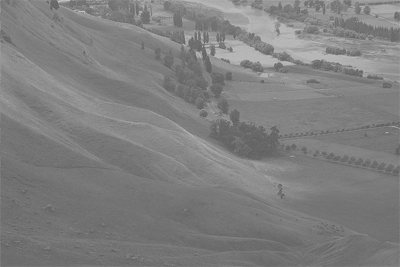
%> input picture lab3-HistogramEqualization/hist2.bmp, 400 x 267 px
$ octave operations_on_real_images.m   (GNU Octave 9; MATLAB toolbox functions it lacks are replaced by stand-ins)
%> lines starting %> are read from the running program, lines starting %| are printed output that depends on the picture
clearvars
close all
clc

hist2 = imread("hist2.bmp");
%> hist2 is the input picture: size 267x400 uint8; min 92, max 199, mean 126.8
hist3 = imread("hist3.bmp");
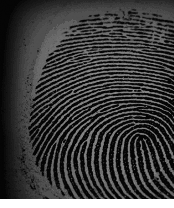
%> input picture lab3-HistogramEqualization/hist3.bmp, 174 x 208 px
%> hist3 is the input picture: size 208x174 uint8; min 4, max 255, mean 61.1
hist4 = imread("hist4.bmp");
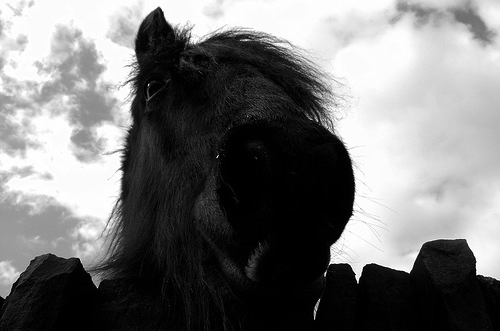
%> input picture lab3-HistogramEqualization/hist4.bmp, 500 x 331 px
%> hist4 is the input picture: size 331x500 uint8; min 0, max 255, mean 117.8

figure('Name','Real images','NumberTitle','off');
subplot(3,4,1);
imshow(hist2);
title("Original image");

subplot(3,4,2);
adjusted_hist2 = imadjust(hist2);
imshow(adjusted_hist2);
title("Image after stretching");

subplot(3,4,3);
hist2_he = histeq(hist2);
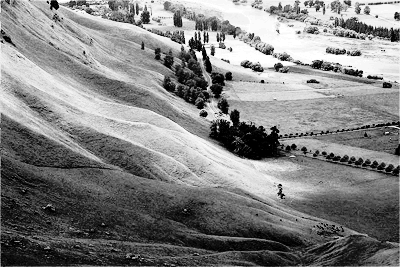
%> hist2_he: size 267x400 uint8; min 0, max 255, mean 128.7
imshow(hist2_he);
title("Histogram equalization - histeq");

subplot(3,4,4);
hist2_clahe = adapthisteq(hist2);
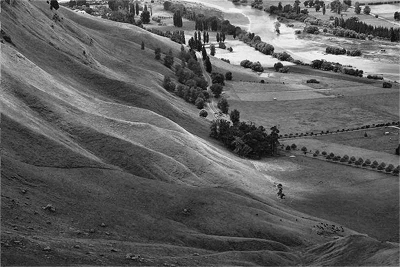
%> hist2_clahe: size 267x400 uint8; min 0, max 255, mean 94
imshow(hist2_clahe);
title("Histogram equalization - CLAHE");

subplot(3,4,5);
imshow(hist3);
title("Original image");

subplot(3,4,6);
adjusted_hist3 = imadjust(hist3);
imshow(adjusted_hist3);
title("Image after stretching");

subplot(3,4,7);
hist3_he = histeq(hist3);
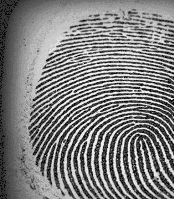
%> hist3_he: size 208x174 uint8; min 12, max 255, mean 132
imshow(hist3_he);
title("Histogram equalization - histeq");

subplot(3,4,8);
hist3_clahe = adapthisteq(hist3);
imshow(hist3_clahe);
title("Histogram equalization - CLAHE");

subplot(3,4,9);
imshow(hist4);
title("Original image");

subplot(3,4,10);
adjusted_hist4 = imadjust(hist4);
imshow(adjusted_hist4);
title("Image after stretching");

subplot(3,4,11);
hist4_he = histeq(hist4);
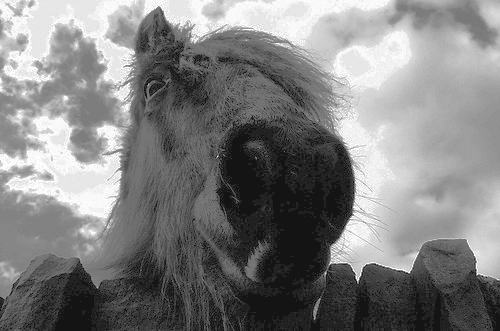
%> hist4_he: size 331x500 uint8; min 20, max 255, mean 128.1
imshow(hist4_he);
title("Histogram equalization - histeq");

subplot(3,4,12);
hist4_clahe = adapthisteq(hist4);
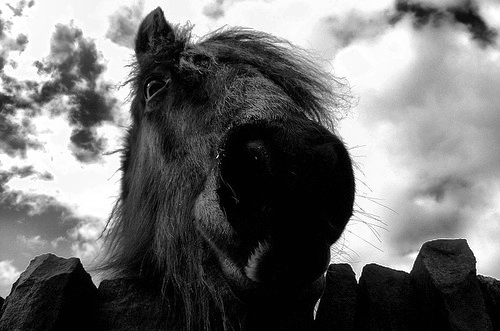
%> hist4_clahe: size 331x500 uint8; min 0, max 255, mean 111.3
imshow(hist4_clahe);
title("Histogram equalization - CLAHE");
